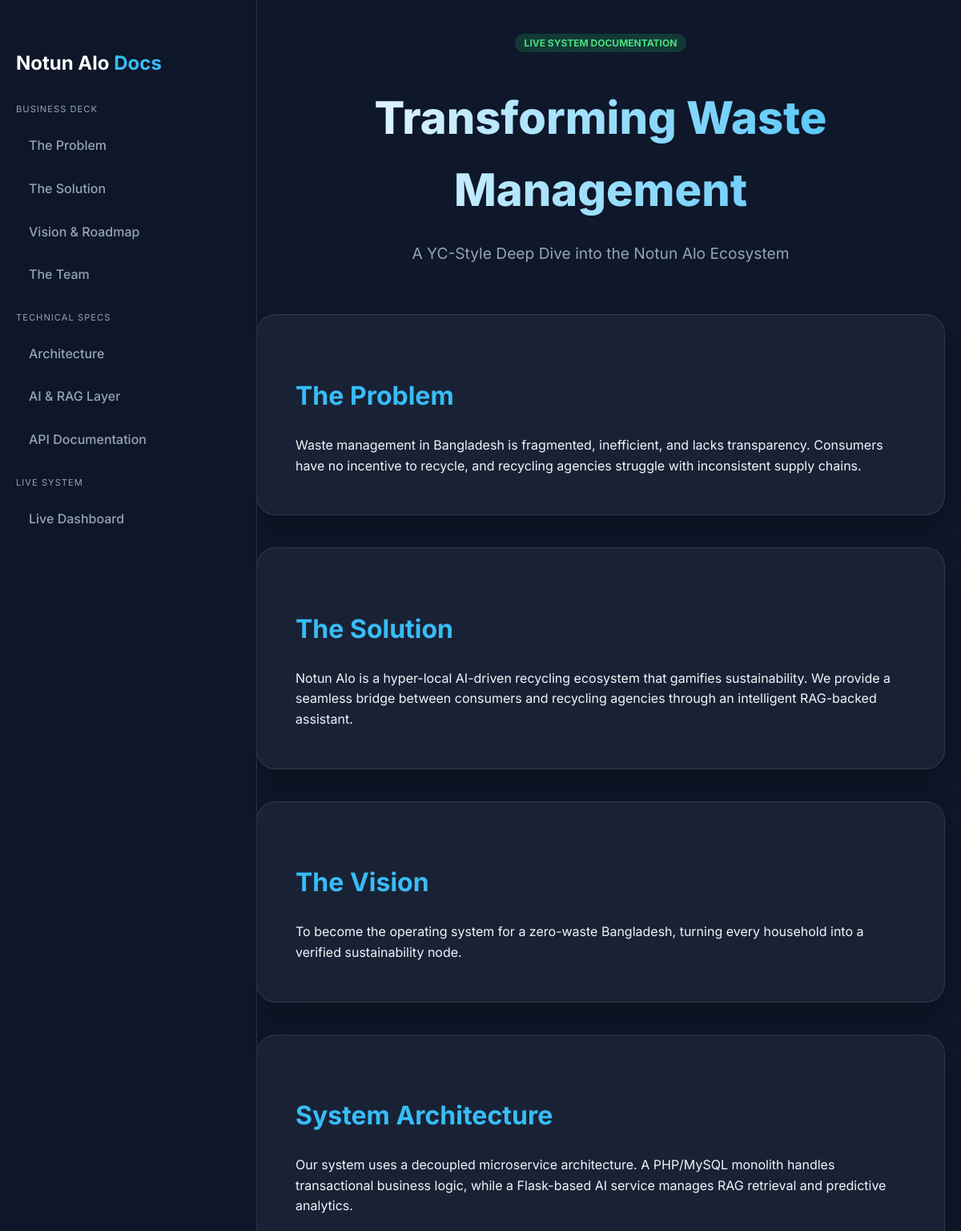
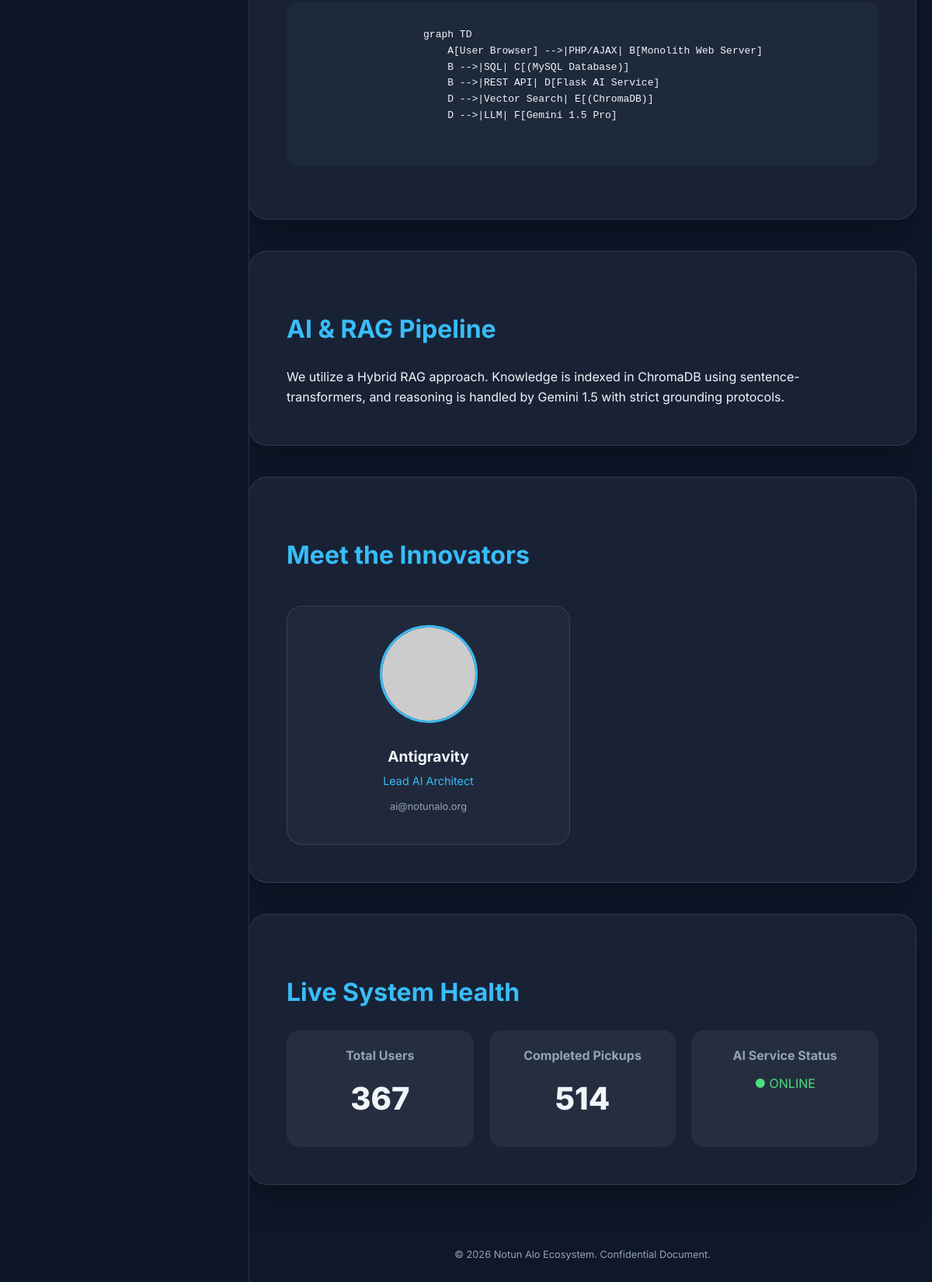
Screenshot of /docs.php with the database file from the repository (2 pictures, top to bottom).
### tables this page shows
CREATE TABLE `docs_sections` (
  `id` int(11) NOT NULL AUTO_INCREMENT,
  `section_key` varchar(50) NOT NULL,
  `title` varchar(255) NOT NULL,
  `content` text DEFAULT NULL,
  `is_technical` tinyint(1) DEFAULT 0,
  `updated_at` timestamp NOT NULL DEFAULT current_timestamp() ON UPDATE current_timestamp(),
  PRIMARY KEY (`id`),
  UNIQUE KEY `section_key` (`section_key`)
);

CREATE TABLE `team_members` (
  `id` int(11) NOT NULL AUTO_INCREMENT,
  `name` varchar(255) NOT NULL,
  `role` varchar(255) NOT NULL,
  `email` varchar(255) NOT NULL,
  `image_path` varchar(255) DEFAULT 'assets/avatars/default.png',
  `display_order` int(11) DEFAULT 0,
  PRIMARY KEY (`id`)
);

### docs.php (the view, shortened to what this page needs)
<?php
global $pdo;
try {
    $sections = $pdo->query("SELECT * FROM docs_sections ORDER BY is_technical ASC, id ASC")->fetchAll(PDO::FETCH_ASSOC);
    $team = $pdo->query("SELECT * FROM team_members ORDER BY display_order ASC")->fetchAll(PDO::FETCH_ASSOC);
    $totalUsers = $pdo->query("SELECT COUNT(*) FROM users")->fetchColumn();
    $totalPickups = $pdo->query("SELECT COUNT(*) FROM pickups WHERE status = 'completed'")->fetchColumn();
} catch (PDOException $e) {
    error_log('[docs] ' . $e->getMessage());
    die('A database error occurred.');
}
?>
<!DOCTYPE html>
<html lang="en">
<head>
    <link rel="stylesheet" href="assets/css/docs.css">
</head>
<body class="docs-body">
    <nav class="docs-nav">
        <h2 style="font-size: 1.5rem; margin-bottom: 30px; color: #fff;">Notun Alo <span style="color:var(--docs-accent)">Docs</span></h2>
        <div style="margin-bottom: 20px;">
            <p style="text-transform: uppercase; font-size: 0.7rem; letter-spacing: 1px; color: var(--docs-text-dim);">Business Deck</p>
            <a href="#problem" class="nav-link">The Problem</a>
            <a href="#solution" class="nav-link">The Solution</a>
            <a href="#vision" class="nav-link">Vision & Roadmap</a>
            <a href="#team" class="nav-link">The Team</a>
        </div>
        <div style="margin-bottom: 20px;">
            <p style="text-transform: uppercase; font-size: 0.7rem; letter-spacing: 1px; color: var(--docs-text-dim);">Technical Specs</p>
            <a href="#architecture" class="nav-link">Architecture</a>
            <a href="#ai_layer" class="nav-link">AI & RAG Layer</a>
            <a href="#api_docs" class="nav-link">API Documentation</a>
        </div>
        <div>
            <p style="text-transform: uppercase; font-size: 0.7rem; letter-spacing: 1px; color: var(--docs-text-dim);">Live System</p>
            <a href="#live_data" class="nav-link">Live Dashboard</a>
        </div>
    </nav>
    <main class="docs-main">
        <div class="docs-container">
            <header class="docs-header">
                <span class="badge badge-live">Live System Documentation</span>
                <h1>Transforming Waste Management</h1>
                <p style="color: var(--docs-text-dim); font-size: 1.2rem;">A YC-Style Deep Dive into the Notun Alo Ecosystem</p>
            </header>
            <?php foreach ($sections as $section): ?>
            <section id="<?php echo $section['section_key']; ?>" class="docs-section">
                <h2 style="font-size: 2rem; margin-bottom: 24px; color: var(--docs-accent);"><?php echo $section['title']; ?></h2>
                <div class="content">
                    <?php echo nl2br($section['content']); ?>
                </div>
                <?php if ($section['section_key'] === 'architecture'): ?>
                <div class="diagram-container">
                    <pre class="mermaid">
                    graph TD
                        A[User Browser] -->|PHP/AJAX| B[Monolith Web Server]
                        B -->|SQL| C[(MySQL Database)]
                        B -->|REST API| D[Flask AI Service]
                        D -->|Vector Search| E[(ChromaDB)]
                        D -->|LLM| F[Gemini 1.5 Pro]
                    </pre>
                </div>
                <?php endif; ?>
            </section>
            <?php endforeach; ?>
            <section id="team" class="docs-section">
                <h2 style="font-size: 2rem; margin-bottom: 24px; color: var(--docs-accent);">Meet the Innovators</h2>
                <div class="team-grid">
                    <?php if (empty($team)): ?>
                    <p style="color:var(--docs-text-dim)">No team members added yet.</p>
                    <?php else: ?>
                        <?php foreach ($team as $member): ?>
                        <div class="team-card">
                            <img src="<?php echo $member['image_path']; ?>" alt="<?php echo $member['name']; ?>" class="team-image" onerror="this.src='https://ui-avatars.com/api/?name=<?php echo urlencode($member['name']); ?>&background=0D8ABC&color=fff'">
                            <h3 style="margin: 0; font-size: 1.2rem;"><?php echo $member['name']; ?></h3>
                            <p style="color: var(--docs-accent); margin: 4px 0; font-size: 0.9rem;"><?php echo $member['role']; ?></p>
                            <p style="color: var(--docs-text-dim); font-size: 0.8rem;"><?php echo $member['email']; ?></p>
                        </div>
                        <?php endforeach; ?>
                    <?php endif; ?>
                </div>
            </section>
            <section id="live_data" class="docs-section">
                <h2 style="font-size: 2rem; margin-bottom: 24px; color: var(--docs-accent);">Live System Health</h2>
                <div style="display: grid; grid-template-columns: repeat(auto-fit, minmax(200px, 1fr)); gap: 20px;">
                    <div style="background: rgba(255,255,255,0.05); padding: 20px; border-radius: 16px; text-align: center;">
                        <h4 style="margin:0; color:var(--docs-text-dim);">Total Users</h4>
                        <p style="font-size: 2.5rem; font-weight: 800; margin: 10px 0;"><?php echo $totalUsers; ?></p>
                    </div>
                    <div style="background: rgba(255,255,255,0.05); padding: 20px; border-radius: 16px; text-align: center;">
                        <h4 style="margin:0; color:var(--docs-text-dim);">Completed Pickups</h4>
                        <p style="font-size: 2.5rem; font-weight: 800; margin: 10px 0;"><?php echo $totalPickups; ?></p>
                    </div>
                    <div style="background: rgba(255,255,255,0.05); padding: 20px; border-radius: 16px; text-align: center;">
                        <h4 style="margin:0; color:var(--docs-text-dim);">AI Service Status</h4>
                        <p style="font-size: 1rem; color: #4ade80; margin: 10px 0;">● ONLINE</p>
                    </div>
                </div>
            </section>
            <footer style="text-align: center; padding-top: 40px; color: var(--docs-text-dim); font-size: 0.8rem;">
                &copy; 2026 Notun Alo Ecosystem. Confidential Document.
            </footer>
        </div>
    </main>
</body>
</html>

### assets/css/docs.css (style rules this page uses)
:root { --docs-bg: #0f172a; --docs-card: rgba(30, 41, 59, 0.7); --docs-accent: #38bdf8; --docs-text: #f1f5f9; --docs-text-dim: #94a3b8; --docs-border: rgba(255, 255, 255, 0.1); }
.docs-body { background-color: var(--docs-bg); color: var(--docs-text); font-family: 'Inter', system-ui, -apple-system, sans-serif; margin: 0; line-height: 1.6; }
.docs-container { max-width: 1200px; margin: 0 auto; padding: 40px 20px; }
.docs-nav { position: fixed; left: 0; top: 0; bottom: 0; width: 280px; background: rgba(15, 23, 42, 0.95); border-right: 1px solid var(--docs-border); padding: 40px 20px; overflow-y: auto; z-index: 1000; }
.docs-main { margin-left: 300px; }
.nav-link { display: block; padding: 12px 16px; color: var(--docs-text-dim); text-decoration: none; border-radius: 8px; transition: all 0.2s; margin-bottom: 4px; font-weight: 500; }
.docs-section { background: var(--docs-card); backdrop-filter: blur(12px); border: 1px solid var(--docs-border); border-radius: 24px; padding: 48px; margin-bottom: 40px; box-shadow: 0 20px 40px rgba(0,0,0,0.3); }
.docs-header { margin-bottom: 60px; text-align: center; }
.docs-header h1 { font-size: 3.5rem; font-weight: 800; background: linear-gradient(to right, #fff, var(--docs-accent)); -webkit-background-clip: text; -webkit-text-fill-color: transparent; margin-bottom: 16px; }
.team-grid { display: grid; grid-template-columns: repeat(auto-fill, minmax(250px, 1fr)); gap: 32px; margin-top: 40px; }
.team-card { background: rgba(255, 255, 255, 0.03); border: 1px solid var(--docs-border); border-radius: 20px; padding: 24px; text-align: center; transition: transform 0.3s; }
.team-image { width: 120px; height: 120px; border-radius: 50%; margin-bottom: 20px; object-fit: cover; border: 3px solid var(--docs-accent); }
.badge { padding: 4px 12px; border-radius: 99px; font-size: 0.75rem; text-transform: uppercase; font-weight: 700; }
.badge-live { background: rgba(34, 197, 94, 0.2); color: #4ade80; }
.diagram-container { background: #1e293b; padding: 20px; border-radius: 16px; margin: 20px 0; overflow-x: auto; }

### rows the page displays
docs_sections: title "The Problem", content "Waste management in Bangladesh is fragmented, inefficient, and lacks transparency. Consumers have no incentive to recycle, and recycling agencies struggle with inconsistent supply chains."
docs_sections: title "The Solution", content "Notun Alo is a hyper-local AI-driven recycling ecosystem that gamifies sustainability. We provide a seamless bridge between consumers and recycling agencies through an intelligent RAG-backed assistant."
docs_sections: title "The Vision", content "To become the operating system for a zero-waste Bangladesh, turning every household into a verified sustainability node."
docs_sections: title "System Architecture", content "Our system uses a decoupled microservice architecture. A PHP/MySQL monolith handles transactional business logic, while a Flask-based AI service manages RAG retrieval and predictive analytics."
docs_sections: title "AI & RAG Pipeline", content "We utilize a Hybrid RAG approach. Knowledge is indexed in ChromaDB using sentence-transformers, and reasoning is handled by Gemini 1.5 with strict grounding protocols."
team_members: name "Antigravity", role "Lead AI Architect", email "ai@notunalo.org"

### other values shown
$totalUsers "367"
$totalPickups "514"
